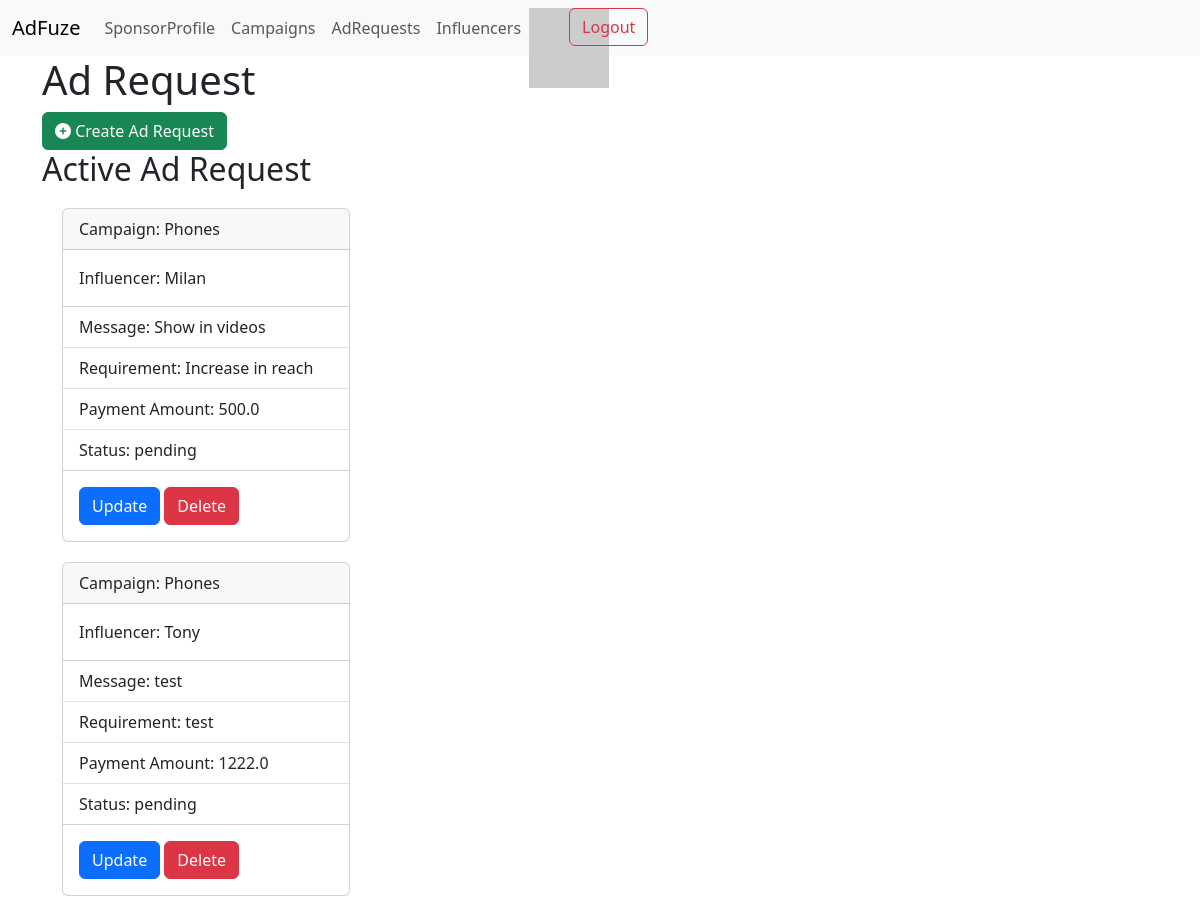
Screenshot of /sponsor-adrequest (signed in) with the database file from the repository.
### models.py (models this page shows)
class AdRequest(db.Model):
    ad_request_id = db.Column(db.Integer, primary_key=True)
    campaign_id = db.Column(db.Integer,db.ForeignKey('campaign.campaign_id'), nullable=False)
    influencer_id = db.Column(db.Integer,db.ForeignKey('influencer.influencer_id'), nullable=False)
    messages = db.Column(db.Text, nullable=False)
    requirements = db.Column(db.Text, nullable=False)
    payment_amount = db.Column(db.Float, nullable=False)
    status = db.Column(db.String(10), nullable=False, default="pending")
    flag = db.Column(db.Boolean, nullable=False, default=False)
    influencer = db.relationship('Influencer', backref='ad_requests', lazy=True)

class Campaign(db.Model):
    campaign_id = db.Column(db.Integer, primary_key=True)
    sponsor_id = db.Column(db.Integer,db.ForeignKey('sponsor.sponsor_id'), nullable=False)
    name= db.Column(db.String(80), unique=True, nullable=False)
    description = db.Column(db.Text, nullable=False)
    start_date = db.Column(db.Date, nullable=False)
    end_date = db.Column(db.Date, nullable=False)
    budget = db.Column(db.Float, nullable=False)
    visibility = db.Column(db.String(10), nullable=False)
    goals = db.Column(db.Text, nullable=False)
    flag=db.Column(db.Boolean, nullable=False, default=False)
    sponsor=db.relationship('Sponsor',backref='campaign', lazy=True)
    ad_requests = db.relationship('AdRequest', backref='campaign', lazy=True)

class Influencer(db.Model):
    influencer_id = db.Column(db.Integer,db.ForeignKey('user.user_id'), db.ForeignKey('user.user_id'), primary_key=True)
    name= db.Column(db.String(80), unique=True, nullable=False)
    category = db.Column(db.String(80), nullable=False)
    niche = db.Column(db.String(80), nullable=False)
    reach = db.Column(db.Integer, nullable=False)
    flag = db.Column(db.Boolean, nullable=False, default=False)

### routes.py (the view)
@app.route('/sponsor-adrequest')
@auth_required
def sponsor_adrequest():
    user_id = session.get('user_id')
    adrequests=AdRequest.query.join(Campaign).filter(Campaign.sponsor_id==user_id, AdRequest.flag==False).all()
    user = None
    user2 = "sponsor"
    if user_id:
        user = User.query.get(user_id)
    return render_template('sponsorfunction/adrequest.html', user=user, user2=user2, adrequests=adrequests)

### routes.py (called while the page is built)
def auth_required(func):
    @wraps(func)
    def wrapper(*args, **kwargs):
        if 'user_id' in session:
            return func(*args, **kwargs)
        else:
            flash('Please login to continue')
            return redirect(url_for('login'))
    return wrapper

### templates/sponsorfunction/adrequest.html (shortened to what this page needs)
{% extends 'layout.html' %}
{% block content %}
    <div class="container">
        <h1>Ad Request</h1>
        <a href="{{ url_for('add_adrequest') }}" class="btn btn-success">
            <i class="fa fa-plus-circle" aria-hidden="true"></i>
            Create Ad Request
        </a>
        <h2 class="">Active Ad Request</h2>
        {% for request in adrequests %}
            <div class="card" style="width: 18rem; margin: 20px;">
                <div class="card-header">
                    <p class="card-text">Campaign: {{ request.campaign.name }}</p>
                </div>
                <div class="card-body">
                    <p class="card-text">Influencer: {{ request.influencer.name }}</p>
                </div>
                <ul class="list-group list-group-flush">
                    <li class="list-group-item">Message: {{ request.messages }}</li>
                    <li class="list-group-item">Requirement: {{ request.requirements }}</li>
                    <li class="list-group-item">Payment Amount: {{ request.payment_amount }}</li>
                    <li class="list-group-item">Status: {{ request.status }}</li>
                </ul>
                <div class="card-body">
                    <a href="{{ url_for('update_adrequest', id=request.ad_request_id) }}" class="btn btn-primary">Update</a>
                     <form action="{{ url_for('delete_adrequest', id=request.ad_request_id) }}" method="POST" style="display: inline;">
                        <button type="submit" class="btn btn-danger">Delete</button>
                    </form>
                </div>
            </div>
        {% endfor %}
    </div>
{% endblock %}

### templates/layout.html (shortened to what this page needs)
<!DOCTYPE html>
<html lang="en">
<head>
    <link href="https://cdn.jsdelivr.net/npm/bootstrap@5.3.3/dist/css/bootstrap.min.css" rel="stylesheet">
    <link rel="stylesheet" href="https://cdnjs.cloudflare.com/ajax/libs/font-awesome/6.5.2/css/all.min.css" />
</head>
<body>
    {% include 'navbar.html' with context %}
    {% block content %}
    {% endblock %}
</body>
</html>

### templates/navbar.html (shortened to what this page needs)
<nav class="navbar navbar-expand-lg bg-body-tertiary">
    <div class="container-fluid">
      <a class="navbar-brand" href="/">AdFuze</a>
      <div class="collapse navbar-collapse" id="navbarNav">
        <ul class="navbar-nav">
          {% if 'user_id' in session %}
              {% if user.role=='admin' %}
              <li class="nav-item">
                <a class="nav-link" href="{{url_for('profile')}}">AdminProfile</a>
              </li>
              {% elif user.role=='sponsor' %}
              <li class="nav-item">
                <a class="nav-link" href="{{url_for('profile')}}">SponsorProfile</a>
              </li>
              <li class="nav-item">
                <a class="nav-link" href="{{url_for('sponsor_campaign')}}">Campaigns</a>
              </li>
              <li class="nav-item">
                <a class="nav-link" href="{{url_for('sponsor_adrequest')}}">AdRequests</a>
              </li>
              <li class="nav-item">
                <a class="nav-link" href="{{url_for('allinfluencer')}}">Influencers</a>
              </li>
              {% endif %}
              <div class="profile-picture" style="width: 40px; height:40px">
                <img src="https://api.dicebear.com/9.x/initials/svg?seed={{user.username}}&radius=20" alt="icon">
              </div>
              <li class="nav-item">
                <a class="btn btn-outline-danger" href="{{url_for('logout')}}">Logout</a>
              </li>
          {% endif %}
        </ul>
      </div>
    </div>
  </nav>

### rows the page displays
AdRequest: campaign.name "Phones", influencer.name "Milan", messages "Show in videos", requirements "Increase in reach", payment_amount "500.0", status "pending"
AdRequest: campaign.name "Phones", influencer.name "Tony", messages "test", requirements "test", payment_amount "1222.0", status "pending"
